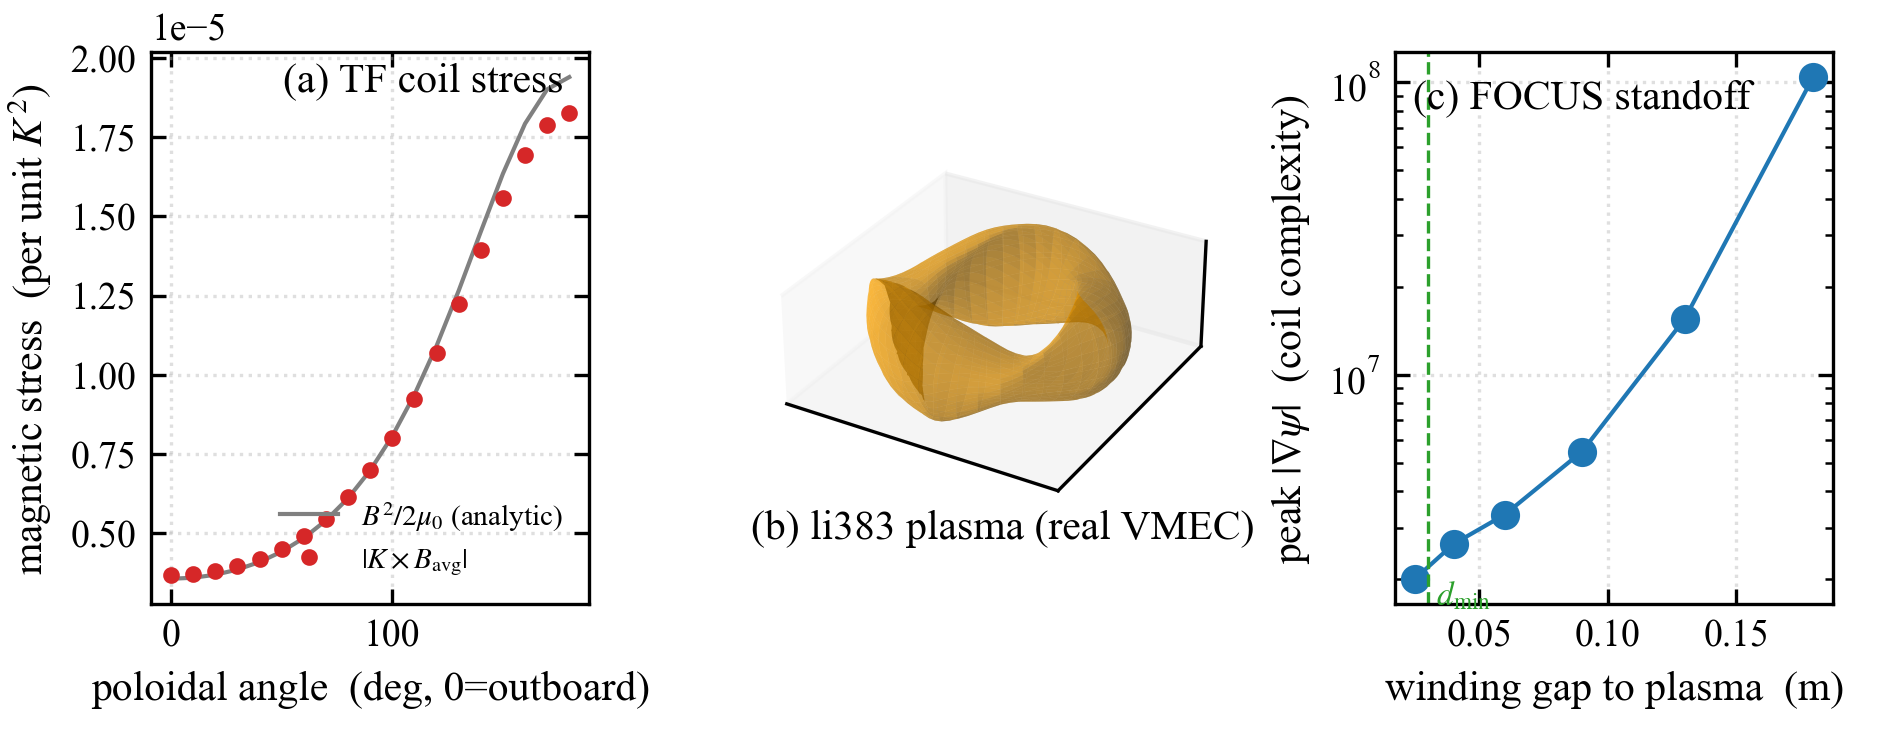

Source code (Python):
#!/usr/bin/env python3
"""Advanced fusion coil design -- coil force / stress, a REAL VMEC equilibrium,
and a FOCUS-style winding-surface study.  Builds on ``demo_regcoil_fusion.py``
(the forward + REGCOIL-L-curve + net-current + VMEC-boundary foundation), reusing
its helpers, and adds the three "named next steps" from that demo:

  A. COIL FORCE / STRESS.  A surface current K experiences a Lorentz force per
     unit area  f = K x B_avg , where B_avg = 1/2 (B+ + B-) is the average of the
     coil's own field on the two sides of the sheet (the tangential B jumps by
     mu0 K across it).  For the net-poloidal-current (TF) coil this is the
     classic magnetic stress: |f| equals the magnetic pressure  B_tor^2/(2 mu0) ,
     peaking on the INBOARD leg (small R, where B_tor ~ 1/R is largest) -- exactly
     why a tokamak/stellarator TF coil is stress-limited at its inboard side.
     The demo verifies |f| against B^2/(2 mu0) to a few percent.

  B. A REAL VMEC EQUILIBRIUM.  Instead of the analytic rotating-ellipse model,
     design against the boundary of a genuine free-boundary equilibrium -- the
     li383 (NCSX-like, NFP=3, quasi-axisymmetric) reference ``wout`` shipped by
     simsopt.  ``--wout PATH`` uses any VMEC output; with no path the demo fetches
     the li383 reference (a 121 kB netCDF) to a cache.  Proves the Stage-2 forward
     map (winding-surface current potential -> plasma B.n) runs on real
     stellarator geometry.

  C. FOCUS-STYLE WINDING-SURFACE STUDY.  FOCUS / REGCOIL also optimise the
     WINDING SURFACE.  Sweeping the winding-surface standoff (gap to the plasma)
     shows the fundamental trade: a closer winding surface couples better, so it
     reproduces the target with LOWER B.n residual AND lower peak current density
     |grad psi| (coil complexity) -- the curve is MONOTONIC, so the distance
     optimum is CONSTRAINT-BOUND (push to the minimum engineering standoff,
     d_min, set by blanket / access / neutron shielding).  We confirm a bounded
     minimisation of coil complexity lands on d_min.  (Optimising the winding
     surface SHAPE -- conformal Fourier modes at fixed standoff, FOCUS's main
     contribution -- is the deeper next step, named but not done here.)

HONEST SCOPE:
  * Force is the MAGNETIC force per unit area (the stress DRIVER, N/m^2); the
    mechanical hoop stress in the conductor needs a structural model (not here).
  * The real-wout path needs the stellarator-symmetric li383 boundary; the base
    reader raises on a non-symmetric (lasym=T) file.
  * The FOCUS study optimises winding DISTANCE only (monotonic -> constraint
    bound); winding-SHAPE optimisation is named, not implemented.

Run (standalone):
    python demo_regcoil_fusion_advanced.py                 # all three, fetch li383
    python demo_regcoil_fusion_advanced.py --wout my.nc    # your own equilibrium
    python demo_regcoil_fusion_advanced.py --no-plot --no-fetch   # offline (skip B)

Writes ``demo_regcoil_fusion_advanced.json`` + (if matplotlib + radia-mcp) a
1x3 lab figure.
"""
from __future__ import annotations

import argparse
import json
import math
import os
import sys
import urllib.request
from datetime import datetime

import numpy as np

# the li383 reference equilibrium shipped by simsopt (open source, MIT)
_LI383_URL = ("https://raw.githubusercontent.com/hiddenSymmetries/simsopt/"
              "master/tests/test_files/wout_li383_low_res_reference.nc")


def _src_paths():
    here = os.path.dirname(os.path.abspath(__file__))
    sys.path.insert(0, here)
    sys.path.insert(0, os.path.join(here, "..", "..", "src", "radia"))
    sys.path.insert(0, os.path.join(here, "..", "..", "src", "radia", "panels"))


def _torus_at(R0, a, maxh, path):
    """Torus SURFACE mesh of major radius R0, minor radius a (the base demo's
    builder hardcodes R_MAJOR; the real wout sits at R0 ~ 1.4 m)."""
    from netgen.occ import WorkPlane, Axes, Pnt, Y, Z, Axis, OCCGeometry
    wire = WorkPlane(Axes(Pnt(R0, 0, 0), n=Y)).Circle(a).Wire()
    OCCGeometry(wire.Revolve(Axis(Pnt(0, 0, 0), Z), 360)).GenerateMesh(
        maxh=maxh).Save(path)
    return path


# --------------------------------------------------------------------------
# A. Coil force / stress
# --------------------------------------------------------------------------
def _tf_force_vs_poloidal(base, coil, ntheta, eps):
    """Lorentz force per area |f| = |K x B_avg| of the unit net-poloidal-current
    (TF) coil at poloidal angles theta (phi=0 cross-section), vs the analytic
    magnetic pressure B_tor^2/(2 mu0) = mu0/(2 R^2).  B_avg is the +/- eps
    average of the coil self-field across the current sheet."""
    from ngsolve import (specialcf, Cross, CoefficientFunction as CF,
                         x, y, z, sqrt, Integrate, ds)
    R, a = base.R_MAJOR, base.A_WIND
    n_cf = specialcf.normal(3)
    K = Cross(n_cf, CF((-y, x, 0)) / (x * x + y * y))     # unit TF current

    def Bvec(q):
        dxt, dyt, dzt = q[0] - x, q[1] - y, q[2] - z
        r3 = (dxt * dxt + dyt * dyt + dzt * dzt) * sqrt(
            dxt * dxt + dyt * dyt + dzt * dzt)
        cr = (K[1] * dzt - K[2] * dyt, K[2] * dxt - K[0] * dzt,
              K[0] * dyt - K[1] * dxt)
        return np.array([base._MU0_4PI * Integrate(cr[c] / r3 * ds, coil)
                         for c in range(3)])

    thetas = np.linspace(0.0, np.pi, ntheta)              # outboard -> inboard
    f_mag = np.zeros(ntheta); p_ana = np.zeros(ntheta); Rloc = np.zeros(ntheta)
    for i, th in enumerate(thetas):
        Rp = R + a * math.cos(th)
        px, pz = Rp, a * math.sin(th)                     # surface point, phi=0
        nx, nz = math.cos(th), math.sin(th)               # outward normal, phi=0
        Bavg = 0.5 * (Bvec((px + eps * nx, 0, pz + eps * nz))
                      + Bvec((px - eps * nx, 0, pz - eps * nz)))
        Kloc = np.array([-math.sin(th) / Rp, 0.0, math.cos(th) / Rp])
        f_mag[i] = np.linalg.norm(np.cross(Kloc, Bavg))
        p_ana[i] = base._MU0 / (2.0 * Rp * Rp)            # B_tor^2/(2 mu0)
        Rloc[i] = Rp
    return thetas, Rloc, f_mag, p_ana


# --------------------------------------------------------------------------
# B. real VMEC equilibrium
# --------------------------------------------------------------------------
def _ensure_wout(path_arg, cache_dir, allow_fetch):
    if path_arg:
        return path_arg
    cache = os.path.join(cache_dir, "wout_li383_low_res_reference.nc")
    if os.path.exists(cache):
        return cache
    if not allow_fetch:
        return None
    os.makedirs(cache_dir, exist_ok=True)
    urllib.request.urlretrieve(_LI383_URL, cache)         # raises on network fail
    return cache


def _design_on_wout(base, C, fes_mod, wout_path, eval_max, work_dir):
    """Build a circular winding torus enclosing the wout boundary, design the
    vertical-field B.n on it, return a result dict + boundary samples."""
    from ngsolve import Mesh, H1, specialcf
    terms, nfp = base._read_wout_boundary(wout_path)
    R0 = sum(rc for m, n, rc, zs in terms if m == 0 and n == 0)
    vpts, vnrm = base._vmec_points_normals(terms, nfp, 64, 64)
    axis = np.column_stack([
        R0 * vpts[:, 0] / np.hypot(vpts[:, 0], vpts[:, 1]),
        R0 * vpts[:, 1] / np.hypot(vpts[:, 0], vpts[:, 1]),
        np.zeros(len(vpts))])
    minor_max = float(np.linalg.norm(vpts - axis, axis=1).max())
    a_wind = 1.35 * minor_max                              # enclosing torus + gap
    coil = Mesh(_torus_at(R0, a_wind, 0.45 * a_wind,
                          os.path.join(work_dir, "wout_wind.vol")))
    fes = H1(coil, order=1, definedon=coil.Boundaries(".*"))
    if len(vpts) > eval_max:
        sel = np.linspace(0, len(vpts) - 1, eval_max).astype(int)
        vpts, vnrm = vpts[sel], vnrm[sel]
    A_n = base._A_normal(C, fes, specialcf.normal(3), vpts, vnrm)
    _psi, res, peakJ = base._design(C, fes, coil, A_n, vnrm[:, 2], "h1", 1e-7)
    return {"source": os.path.basename(wout_path), "nfp": nfp,
            "n_modes": len(terms), "R0": R0, "minor_radius_max": minor_max,
            "winding_R0": R0, "winding_a": a_wind, "winding_ndof": int(fes.ndof),
            "bn_residual_rel": res, "peak_grad_psi": peakJ}, terms, nfp


# --------------------------------------------------------------------------
# C. FOCUS-style winding-surface standoff study
# --------------------------------------------------------------------------
def _focus_standoff_sweep(base, C, plasma_pts, plasma_nrm, Bn, gaps, work_dir):
    """For each winding-surface gap (a_wind = a_plasma + gap), design the target
    and record (B.n residual, peak |grad psi|).  Returns the sweep rows."""
    from ngsolve import Mesh, H1, specialcf
    rows = []
    for gap in gaps:
        a_wind = base.A_PLASMA + gap
        coil = Mesh(_torus_at(base.R_MAJOR, a_wind, 0.4 * a_wind,
                              os.path.join(work_dir, "focus_w.vol")))
        fes = H1(coil, order=1, definedon=coil.Boundaries(".*"))
        A_n = base._A_normal(C, fes, specialcf.normal(3), plasma_pts, plasma_nrm)
        _psi, res, peakJ = base._design(C, fes, coil, A_n, Bn, "h1", 1e-7)
        rows.append({"gap": float(gap), "a_wind": float(a_wind),
                     "ndof": int(fes.ndof), "bn_residual_rel": res,
                     "peak_grad_psi": peakJ})
    return rows


def main():
    ap = argparse.ArgumentParser(
        description="advanced fusion coil design: force, real wout, FOCUS")
    ap.add_argument("--out-dir",
                    default=os.path.dirname(os.path.abspath(__file__)))
    ap.add_argument("--work-dir",
                    default=os.path.join(os.environ.get("TEMP", "/tmp"),
                                         "sf_regcoil_adv"))
    ap.add_argument("--wout", default=None,
                    help="VMEC wout_*.nc (default: fetch li383 reference)")
    ap.add_argument("--no-fetch", action="store_true",
                    help="do not download the li383 wout (skip Part B if absent)")
    ap.add_argument("--force-ntheta", type=int, default=19)
    ap.add_argument("--force-eps", type=float, default=0.012)
    ap.add_argument("--eval-max", type=int, default=200)
    ap.add_argument("--d-min", type=float, default=0.03,
                    help="minimum engineering standoff for the FOCUS optimum (m)")
    ap.add_argument("--no-plot", action="store_true")
    args = ap.parse_args()

    _src_paths()
    import demo_regcoil_fusion as base
    import calc_streamfunction as C
    from ngsolve import Mesh, TaskManager

    os.makedirs(args.work_dir, exist_ok=True)

    with TaskManager():
        # ---- A. coil force / stress (TF coil) ----
        coil = Mesh(base._torus_surface_vol(
            base.A_WIND, 0.03, os.path.join(args.work_dir, "force.vol")))
        thetas, Rloc, f_mag, p_ana = _tf_force_vs_poloidal(
            base, coil, args.force_ntheta, args.force_eps)
        ratio = f_mag / p_ana
        i_peak = int(np.argmax(f_mag))
        force = {"check": "|f| = |K x B_avg| vs magnetic pressure B^2/(2 mu0)",
                 "ratio_mean": float(np.mean(ratio)),
                 "ratio_min": float(np.min(ratio)),
                 "ratio_max": float(np.max(ratio)),
                 "peak_stress_Pa_per_unit_K2": float(f_mag[i_peak]),
                 "peak_at_R": float(Rloc[i_peak]),
                 "inboard_over_outboard": float(f_mag[-1] / f_mag[0])}
        print(f"[force] |f| vs B^2/2mu0: ratio mean={force['ratio_mean']:.3f} "
              f"[{force['ratio_min']:.3f}, {force['ratio_max']:.3f}]; peak stress "
              f"on the INBOARD leg (R={force['peak_at_R']:.3f}), "
              f"inboard/outboard={force['inboard_over_outboard']:.2f}")

        # ---- C. FOCUS standoff sweep (rotating-ellipse plasma, hard target) ----
        plasma = Mesh(base._torus_surface_vol(
            base.A_PLASMA, 0.035, os.path.join(args.work_dir, "focus_p.vol")))
        ppts, pnrm, pth, pph = base._plasma_points_normals(plasma, args.eval_max)
        Bn_hard = np.sin(2 * pth) * np.cos(3 * pph)
        gaps = np.array([0.025, 0.04, 0.06, 0.09, 0.13, 0.18])
        sweep = _focus_standoff_sweep(base, C, ppts, pnrm, Bn_hard, gaps,
                                      args.work_dir)
        # bounded minimisation of coil complexity s.t. gap >= d_min: the curve is
        # monotonic (closer = simpler), so the optimum is the constraint d_min.
        feasible = [r for r in sweep if r["gap"] >= args.d_min - 1e-9]
        opt = min(feasible, key=lambda r: r["peak_grad_psi"])
        monotonic = all(sweep[i]["peak_grad_psi"] <= sweep[i + 1]["peak_grad_psi"]
                        for i in range(len(sweep) - 1))
        focus = {"sweep": sweep, "d_min": args.d_min,
                 "optimum_gap": opt["gap"], "optimum_peak_grad_psi":
                 opt["peak_grad_psi"], "complexity_monotonic_in_gap": monotonic,
                 "complexity_ratio_far_over_near":
                 float(sweep[-1]["peak_grad_psi"] / sweep[0]["peak_grad_psi"])}
        print(f"[focus] coil complexity monotonic in gap={monotonic} "
              f"(far/near peak|grad psi|={focus['complexity_ratio_far_over_near']:.1f}x)"
              f" -> constrained optimum at d_min={args.d_min} m "
              f"(gap={opt['gap']}, peak={opt['peak_grad_psi']:.2e})")

        # ---- B. real VMEC equilibrium (li383) ----
        wout_path = _ensure_wout(args.wout, args.work_dir, not args.no_fetch)
        if wout_path and os.path.exists(wout_path):
            real, wterms, wnfp = _design_on_wout(
                base, C, None, wout_path, args.eval_max, args.work_dir)
            print(f"[real-wout] {real['source']}: NFP={real['nfp']}, "
                  f"{real['n_modes']} modes, R0={real['R0']:.3f} m -> winding "
                  f"torus a={real['winding_a']:.3f} m, B.n resid="
                  f"{real['bn_residual_rel']:.2e}")
        else:
            real, wterms, wnfp = None, None, None
            print("[real-wout] skipped (no wout file; --no-fetch and none cached)")

    data = {
        "timestamp": datetime.now().isoformat(timespec="seconds"),
        "benchmark": "regcoil_fusion_advanced",
        "force_stress": force,
        "focus_standoff": focus,
        "real_equilibrium": real,
    }
    jpath = os.path.join(args.out_dir, "demo_regcoil_fusion_advanced.json")
    with open(jpath, "w", encoding="utf-8") as f:
        json.dump(data, f, indent=2)
    print(f"\nResults -> {jpath}")

    if not args.no_plot:
        _plot(args, thetas, Rloc, f_mag, p_ana, sweep, args.d_min,
              wterms, wnfp)


def _plot(args, thetas, Rloc, f_mag, p_ana, sweep, d_min, wterms, wnfp):
    """1x3 lab figure: (a) TF coil stress vs poloidal angle (+ analytic
    pressure); (b) the real li383 boundary; (c) FOCUS complexity vs gap."""
    import matplotlib
    matplotlib.use("Agg")
    import matplotlib.pyplot as plt
    try:
        from radia_mcp.figure import apply_lab_style, save_lab_figure
    except Exception as e:
        print(f"(plot skipped: radia-mcp figure unavailable: {e})")
        return
    plt.rcParams["pdf.fonttype"] = 42
    w_in, h_in = apply_lab_style(embed_width_cm=16.0, aspect=0.40)
    fig = plt.figure(figsize=(w_in, h_in))

    # (a) coil stress vs poloidal angle: |f| (points) vs B^2/2mu0 (line)
    ax = fig.add_subplot(1, 3, 1)
    deg = np.degrees(thetas)
    ax.plot(deg, p_ana, "-", color="0.5", label=r"$B^2/2\mu_0$ (analytic)")
    ax.plot(deg, f_mag, "o", ms=3, color="C3", label=r"$|K\times B_{\rm avg}|$")
    ax.set_xlabel(r"poloidal angle  (deg, 0=outboard)")
    ax.set_ylabel(r"magnetic stress  (per unit $K^2$)")
    ax.text(0.30, 0.93, "(a) TF coil stress", transform=ax.transAxes)
    ax.legend(fontsize=7, loc="lower right", frameon=False)

    # (b) the real li383 boundary surface
    ax2 = fig.add_subplot(1, 3, 2, projection="3d")
    if wterms is not None:
        import demo_regcoil_fusion as base
        u = np.linspace(0, 2 * np.pi, 80); v = np.linspace(0, 2 * np.pi, 60)
        U, V = np.meshgrid(u, v)
        R, Z, *_ = base._vmec_boundary(wterms, wnfp, V, U)
        ax2.plot_surface(R * np.cos(U), R * np.sin(U), Z, color="orange",
                         alpha=0.5, linewidth=0, rstride=2, cstride=2)
    for s in ("x", "y", "z"):
        getattr(ax2, f"set_{s}ticks")([])
    ax2.text2D(-0.05, 0.02, "(b) li383 plasma (real VMEC)",
               transform=ax2.transAxes)
    ax2.set_box_aspect((1, 1, 0.4))

    # (c) FOCUS: coil complexity vs winding gap (monotonic -> push to d_min)
    ax3 = fig.add_subplot(1, 3, 3)
    g = [r["gap"] for r in sweep]; pk = [r["peak_grad_psi"] for r in sweep]
    ax3.semilogy(g, pk, "o-", color="C0")
    ax3.axvline(d_min, ls="--", lw=0.8, color="C2")
    ax3.set_xlabel(r"winding gap to plasma  (m)")
    ax3.set_ylabel(r"peak $|\nabla\psi|$  (coil complexity)")
    ax3.text(0.04, 0.90, "(c) FOCUS standoff", transform=ax3.transAxes)
    ax3.text(d_min, pk[0], r" $d_{\min}$", color="C2", fontsize=8,
             va="top")

    fig.subplots_adjust(left=0.08, right=0.97, top=0.93, bottom=0.20,
                        wspace=0.42)
    info = save_lab_figure(fig, os.path.join(args.out_dir,
                                             "demo_regcoil_fusion_advanced"),
                           embed_width_cm=16.0, tighten=False)
    print(f"Plot    -> {', '.join(info['wrote'])}")


if __name__ == "__main__":
    main()
